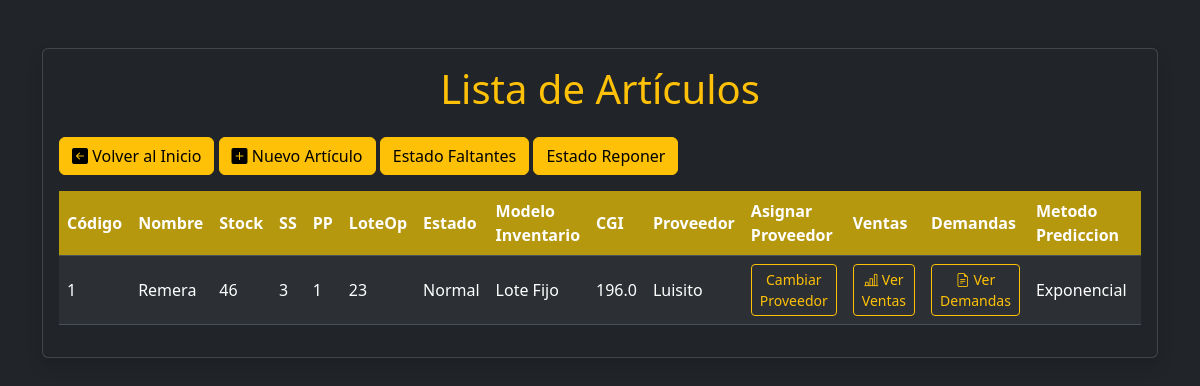
The app's page /articulos/, older data.
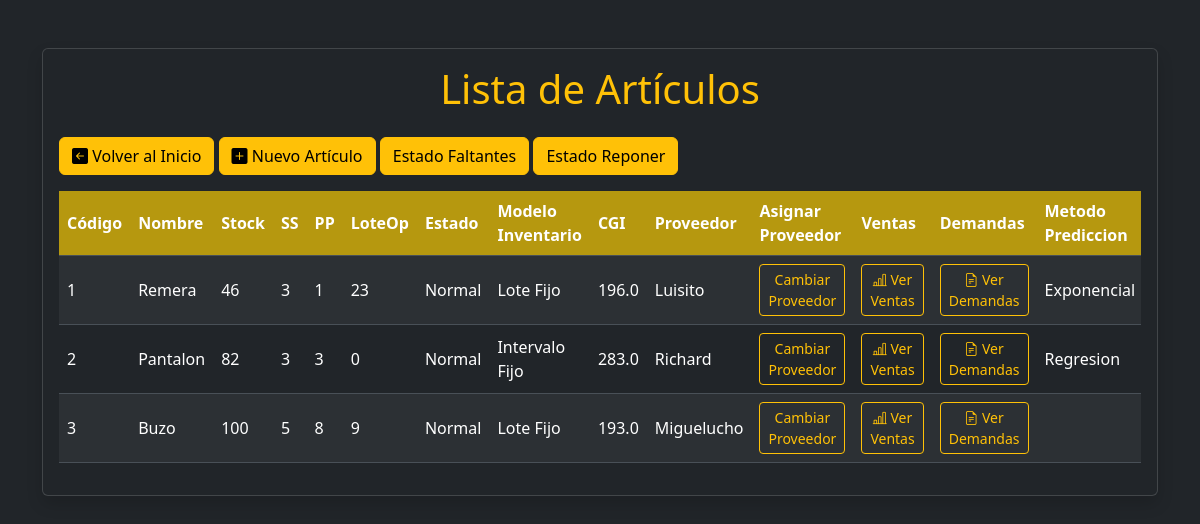
The same page, newer data.
### stock/models.py (models this page shows)
class Articulo(models.Model):
    codArticulo = models.AutoField(primary_key=True)
    fechaAltaArticulo = models.DateField(auto_now_add=True)
    fechaBajaArticulo = models.DateField(null=True, blank=True)
    nombreArticulo = models.CharField(max_length=30)
    stockArticulo = models.IntegerField()
    puntoPedido = models.IntegerField(default=0)
    stockSeguridad = models.IntegerField(default=0)
    loteOptimo = models.IntegerField(default=0)
    cgi = models.FloatField(default=0)
    cantidasIntervaloFijo = models.IntegerField(default=0)
    estado = models.ForeignKey(EstadoArticulo, on_delete=models.CASCADE, related_name='articulos')
    modeloInventario = models.ForeignKey(ModeloInventario, on_delete=models.CASCADE, related_name="articulos")
    proveedor = models.ForeignKey(Proveedor, on_delete=models.CASCADE, related_name='articulos', null=True)
    metodo = models.TextField(default="", null=True, blank=True)
    prediccion_predeterminada = models.ForeignKey('Prediccion_Demanda', on_delete=models.SET_NULL, related_name='articulos_predeterminados', null=True, blank=True)

class EstadoArticulo(models.Model):
    codEA = models.AutoField(primary_key=True)
    nombreEA = models.CharField(max_length=30,null=False)
    fechaHoraBajaEA = models.DateField(null=True, blank=True)

class ModeloInventario(models.Model):
    codMI = models.AutoField(primary_key=True)
    nombreMI = models.CharField(max_length=30,null=False)

class Proveedor(models.Model):
    codProveedor = models.AutoField(primary_key=True)
    fechaBajaProveedor = models.DateField(null=True, blank=True)
    nombreProveedor = models.CharField(null=False, blank=False, max_length=30)
    diasDeDemora = models.IntegerField(null=False, blank=False)
    precioXunidad = models.FloatField(null=False, blank=False)
    costo_pedido = models.FloatField(null=False, blank=False)

### stock/views.py (the view)
# urls.py: path('articulos/', ListaArticulos.as_view(), name='lista_articulos'),
class ListaArticulos(ListView):
    model = Articulo
    template_name = 'lista_articulos.html'
    context_object_name = 'articulos'
    def get_queryset(self):
        return Articulo.objects.filter(fechaBajaArticulo__isnull=True)

### stock/Templates/lista_articulos.html (shortened to what the changed rows need)
<!DOCTYPE html>
<html lang="en" data-bs-theme="dark">
<head>
    <link href="https://cdn.jsdelivr.net/npm/bootstrap@5.3.3/dist/css/bootstrap.min.css" rel="stylesheet"
>
    <link rel="stylesheet" href="https://cdn.jsdelivr.net/npm/bootstrap-icons@1.11.3/font/bootstrap-icons.min.css">
</head>
<body>
    <div class="container mt-5">
        <div class="card shadow">
            <div class="card-body">
                <h1 class="card-title mb-4 text-center text-warning">Lista de Artículos</h1>
                <div class="table-responsive">
                    <table class="table table-striped table-hover">
                        <thead>
                            <tr>
                                <th scope="col" style="background-color: rgba(221, 182, 9, 0.795);">Código</th>
                                <th scope="col" style="background-color: rgba(221, 182, 9, 0.795);">Nombre</th>
                                <th scope="col" style="background-color: rgba(221, 182, 9, 0.795);">Stock</th>
                                <th scope="col" style="background-color: rgba(221, 182, 9, 0.795);">SS</th>
                                <th scope="col" style="background-color: rgba(221, 182, 9, 0.795);">PP</th>
                                <th scope="col" style="background-color: rgba(221, 182, 9, 0.795);">LoteOp</th>
                                <th scope="col" style="background-color: rgba(221, 182, 9, 0.795);">Estado</th>
                                <th scope="col" style="background-color: rgba(221, 182, 9, 0.795);">Modelo Inventario</th>
                                <th scope="col" style="background-color: rgba(221, 182, 9, 0.795);">CGI</th>
                                <th scope="col" style="background-color: rgba(221, 182, 9, 0.795);">Proveedor</th>
                                <th scope="col" style="background-color: rgba(221, 182, 9, 0.795);">Asignar Proveedor</th>
                                <th scope="col" style="background-color: rgba(221, 182, 9, 0.795);">Ventas</th>
                                <th scope="col" style="background-color: rgba(221, 182, 9, 0.795);">Demandas</th>
                                <th scope="col" style="background-color: rgba(221, 182, 9, 0.795);">Metodo Prediccion</th>
                                <th scope="col" style="background-color: rgba(221, 182, 9, 0.795);">Modificar</th>
                            </tr>
                        </thead>
                        <tbody>
                            {% for articulo in articulos %}
                            <tr>
                                <td>{{ articulo.codArticulo }}</td>
                                <td>{{ articulo.nombreArticulo }}</td>
                                <td>{{ articulo.stockArticulo }}</td>
                                <td>{{ articulo.stockSeguridad }}</td>
                                <td>{{ articulo.puntoPedido }}</td>
                                <td>{{ articulo.loteOptimo }}</td>
                                <td>{{ articulo.estado.nombreEA }}</td>
                                <td>{{ articulo.modeloInventario.nombreMI }}</td>
                                <td>{{ articulo.cgi }}</td>
                                <td>{{ articulo.proveedor.nombreProveedor }}</td>
                                <td><a href="{% url 'asignar_proveedor' articulo.pk %}"class="btn btn-outline-warning btn-sm"> Cambiar Proveedor</a></td>
                                <td><a href="{% url 'ventas_articulo' articulo.pk %}" class="btn btn-outline-warning btn-sm"><i class="bi bi-bar-chart-line"></i> Ver Ventas</a></td>
                                <td><a href="{% url 'demandas_articulo' articulo.pk %}" class="btn btn-outline-warning btn-sm"><i class="bi bi-file-earmark-text"></i> Ver Demandas</a></td>
                                <td>{{ articulo.metodo }}</td>
                                <td><a href="{% url 'modificar_articulo' articulo.pk %}" class="btn btn-warning btn-sm"> Modificar</a></td>
                            </tr>
                            {% endfor %}
                        </tbody>
                    </table>
                </div>
            </div>
        </div>
    </div>
</body>
</html>

Row changes from the older to the newer data that the page shows:
added Articulo: codArticulo "2", nombreArticulo "Pantalon", stockArticulo "82", stockSeguridad "3", puntoPedido "3", loteOptimo "0", estado.nombreEA "Normal", modeloInventario.nombreMI "Intervalo Fijo", cgi "283.0", proveedor.nombreProveedor "Richard", metodo "Regresion"
added Articulo: codArticulo "3", nombreArticulo "Buzo", stockArticulo "100", stockSeguridad "5", puntoPedido "8", loteOptimo "9", estado.nombreEA "Normal", modeloInventario.nombreMI "Lote Fijo", cgi "193.0", proveedor.nombreProveedor "Miguelucho"
